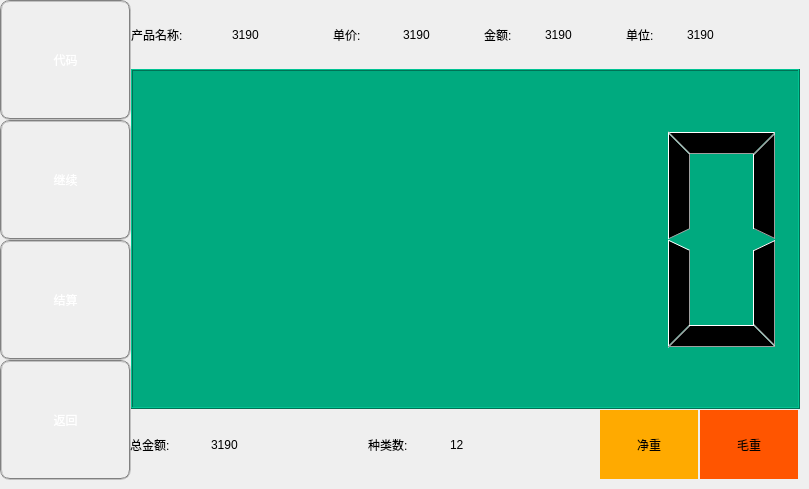
   <widget class="QWidget" name="page">
    <widget class="QPushButton" name="pushButton">
     <property name="geometry">
      <rect>
       <x>0</x>
       <y>360</y>
       <width>131</width>
       <height>120</height>
      </rect>
     </property>
     <property name="styleSheet">
      <string notr="true">background-image: url(:/other/other/67.bmp);
color: rgb(255, 255, 255);
font: 16pt &quot;Sans Serif&quot;;
border-radius: 10px;  
border: 2px groove gray;</string>
     </property>
     <property name="text">
      <string>返回</string>
     </property>
    </widget>
    <widget class="QPushButton" name="pushButton_4">
     <property name="geometry">
      <rect>
       <x>0</x>
       <y>240</y>
       <width>131</width>
       <height>120</height>
      </rect>
     </property>
     <property name="styleSheet">
      <string notr="true">background-image: url(:/other/other/67.bmp);
color: rgb(255, 255, 255);
font: 16pt &quot;Sans Serif&quot;;
border-radius: 10px;  
border: 2px groove gray;</string>
     </property>
     <property name="text">
      <string>结算</string>
     </property>
     <property name="autoRepeat">
      <bool>false</bool>
     </property>
    </widget>
    <widget class="QPushButton" name="pushButton_2">
     <property name="geometry">
      <rect>
       <x>0</x>
       <y>0</y>
       <width>131</width>
       <height>120</height>
      </rect>
     </property>
     <property name="styleSheet">
      <string notr="true">background-image: url(:/other/other/67.bmp);
color: rgb(255, 255, 255);
font: 16pt &quot;Sans Serif&quot;;
border-radius: 10px;  
border: 2px groove gray;</string>
     </property>
     <property name="text">
      <string>代码</string>
     </property>
     <property name="autoRepeat">
      <bool>false</bool>
     </property>
    </widget>
    <widget class="QPushButton" name="pushButton_3">
     <property name="geometry">
      <rect>
       <x>0</x>
       <y>120</y>
       <width>131</width>
       <height>120</height>
      </rect>
     </property>
     <property name="styleSheet">
      <string notr="true">background-image: url(:/other/other/67.bmp);
color: rgb(255, 255, 255);
font: 16pt &quot;Sans Serif&quot;;
border-radius: 10px;  
border: 2px groove gray;</string>
     </property>
     <property name="text">
      <string>继续</string>
     </property>
     <property name="autoRepeat">
      <bool>false</bool>
     </property>
    </widget>
    <widget class="QLabel" name="label">
     <property name="geometry">
      <rect>
       <x>131</x>
       <y>0</y>
       <width>101</width>
       <height>69</height>
      </rect>
     </property>
     <property name="styleSheet">
      <string notr="true">color: rgb(0, 0, 0);
font: 16pt &quot;Sans Serif&quot;;</string>
     </property>
     <property name="text">
      <string>产品名称:</string>
     </property>
    </widget>
    <widget class="QLabel" name="label_4">
     <property name="geometry">
      <rect>
       <x>232</x>
       <y>0</y>
       <width>101</width>
       <height>69</height>
      </rect>
     </property>
     <property name="styleSheet">
      <string notr="true">color: rgb(0, 0, 0);
font: 16pt &quot;Sans Serif&quot;;</string>
     </property>
     <property name="text">
      <string>3190</string>
     </property>
    </widget>
    <widget class="QLabel" name="label_2">
     <property name="geometry">
      <rect>
       <x>403</x>
       <y>0</y>
       <width>81</width>
       <height>69</height>
      </rect>
     </property>
     <property name="styleSheet">
      <string notr="true">color: rgb(0, 0, 0);
font: 16pt &quot;Sans Serif&quot;;</string>
     </property>
     <property name="text">
      <string>3190</string>
     </property>
    </widget>
    <widget class="QLabel" name="label_3">
     <property name="geometry">
      <rect>
       <x>333</x>
       <y>0</y>
       <width>61</width>
       <height>69</height>
      </rect>
     </property>
     <property name="styleSheet">
      <string notr="true">color: rgb(0, 0, 0);
font: 16pt &quot;Sans Serif&quot;;</string>
     </property>
     <property name="text">
      <string>单价:</string>
     </property>
    </widget>
    <widget class="QLabel" name="label_5">
     <property name="geometry">
      <rect>
       <x>131</x>
       <y>69</y>
       <width>669</width>
       <height>340</height>
      </rect>
     </property>
     <property name="styleSheet">
      <string notr="true">color: rgb(0, 0, 0);
background-color: rgb(127, 170, 0);</string>
     </property>
     <property name="text">
      <string/>
     </property>
     <property name="alignment">
      <set>Qt::AlignCenter</set>
     </property>
    </widget>
    <widget class="QLabel" name="label_6">
     <property name="geometry">
      <rect>
       <x>545</x>
       <y>0</y>
       <width>81</width>
       <height>69</height>
      </rect>
     </property>
     <property name="styleSheet">
      <string notr="true">color: rgb(0, 0, 0);
font: 16pt &quot;Sans Serif&quot;;</string>
     </property>
     <property name="text">
      <string>3190</string>
     </property>
    </widget>
    <widget class="QLabel" name="label_7">
     <property name="geometry">
      <rect>
       <x>484</x>
       <y>0</y>
       <width>61</width>
       <height>69</height>
      </rect>
     </property>
     <property name="styleSheet">
      <string notr="true">color: rgb(0, 0, 0);
font: 16pt &quot;Sans Serif&quot;;</string>
     </property>
     <property name="text">
      <string>金额:</string>
     </property>
    </widget>
    <widget class="QLabel" name="label_8">
     <property name="geometry">
      <rect>
       <x>450</x>
       <y>410</y>
       <width>61</width>
       <height>69</height>
      </rect>
     </property>
     <property name="styleSheet">
      <string notr="true">color: rgb(0, 0, 0);
font: 16pt &quot;Sans Serif&quot;;</string>
     </property>
     <property name="text">
      <string>12</string>
     </property>
    </widget>
    <widget class="QLabel" name="label_9">
     <property name="geometry">
      <rect>
       <x>211</x>
       <y>410</y>
       <width>141</width>
       <height>69</height>
      </rect>
     </property>
     <property name="styleSheet">
      <string notr="true">color: rgb(0, 0, 0);
font: 16pt &quot;Sans Serif&quot;;</string>
     </property>
     <property name="text">
      <string>3190</string>
     </property>
    </widget>
    <widget class="QLabel" name="label_10">
     <property name="geometry">
      <rect>
       <x>368</x>
       <y>410</y>
       <width>71</width>
       <height>69</height>
      </rect>
     </property>
     <property name="styleSheet">
      <string notr="true">color: rgb(0, 0, 0);
font: 16pt &quot;Sans Serif&quot;;</string>
     </property>
     <property name="text">
      <string>种类数:</string>
     </property>
    </widget>
    <widget class="QLabel" name="label_11">
     <property name="geometry">
      <rect>
       <x>130</x>
       <y>410</y>
       <width>81</width>
       <height>69</height>
      </rect>
     </property>
     <property name="styleSheet">
      <string notr="true">color: rgb(0, 0, 0);
font: 16pt &quot;Sans Serif&quot;;</string>
     </property>
     <property name="text">
      <string>总金额:</string>
     </property>
    </widget>
    <widget class="QPushButton" name="pushButton_5">
     <property name="geometry">
      <rect>
       <x>700</x>
       <y>410</y>
       <width>98</width>
       <height>69</height>
      </rect>
     </property>
     <property name="styleSheet">
      <string notr="true">QPushButton {
border-style: solid;
	background-color: rgb(255, 85, 0);
}
QPushButton::pressed {
border-style: solid;
background-color: rgb(255, 85, 0);
}</string>
     </property>
     <property name="text">
      <string>毛重</string>
     </property>
    </widget>
    <widget class="QPushButton" name="pushButton_6">
     <property name="geometry">
      <rect>
       <x>600</x>
       <y>410</y>
       <width>98</width>
       <height>69</height>
      </rect>
     </property>
     <property name="styleSheet">
      <string notr="true">QPushButton {
	background-color: rgb(255, 170, 0);
border-style: solid;
}
QPushButton::pressed {
border-style: solid;
	background-color: rgb(255, 170, 0);
}</string>
     </property>
     <property name="text">
      <string>净重</string>
     </property>
    </widget>
    <widget class="QPushButton" name="pushButton_40">
     <property name="geometry">
      <rect>
       <x>660</x>
       <y>330</y>
       <width>131</width>
       <height>51</height>
      </rect>
     </property>
     <property name="styleSheet">
      <string notr="true">background-color: rgb(0, 170, 127);
color: rgb(255, 255, 255);
border-style: solid;</string>
     </property>
     <property name="text">
      <string/>
     </property>
    </widget>
    <widget class="QLCDNumber" name="lcd1">
     <property name="geometry">
      <rect>
       <x>131</x>
       <y>69</y>
       <width>669</width>
       <height>340</height>
      </rect>
     </property>
     <property name="styleSheet">
      <string notr="true">color: rgb(0, 0, 0);
background-color: rgb(0, 170, 127);</string>
     </property>
    </widget>
    <widget class="QLabel" name="label_55">
     <property name="geometry">
      <rect>
       <x>626</x>
       <y>0</y>
       <width>61</width>
       <height>69</height>
      </rect>
     </property>
     <property name="styleSheet">
      <string notr="true">color: rgb(0, 0, 0);
font: 16pt &quot;Sans Serif&quot;;</string>
     </property>
     <property name="text">
      <string>单位:</string>
     </property>
    </widget>
    <widget class="QLabel" name="label_59">
     <property name="geometry">
      <rect>
       <x>687</x>
       <y>0</y>
       <width>113</width>
       <height>69</height>
      </rect>
     </property>
     <property name="styleSheet">
      <string notr="true">color: rgb(0, 0, 0);
font: 16pt &quot;Sans Serif&quot;;</string>
     </property>
     <property name="text">
      <string>3190</string>
     </property>
    </widget>
   </widget>
